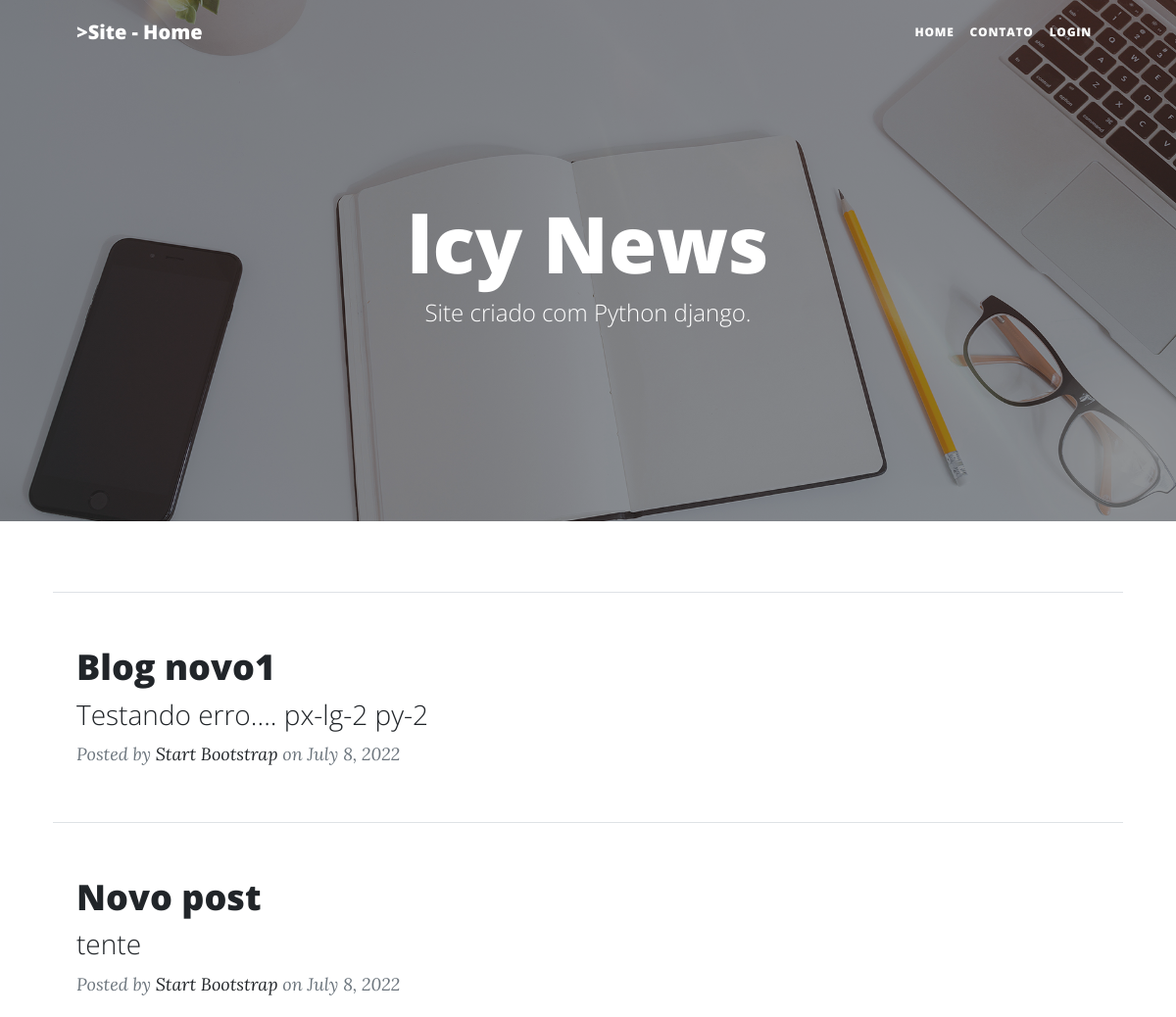
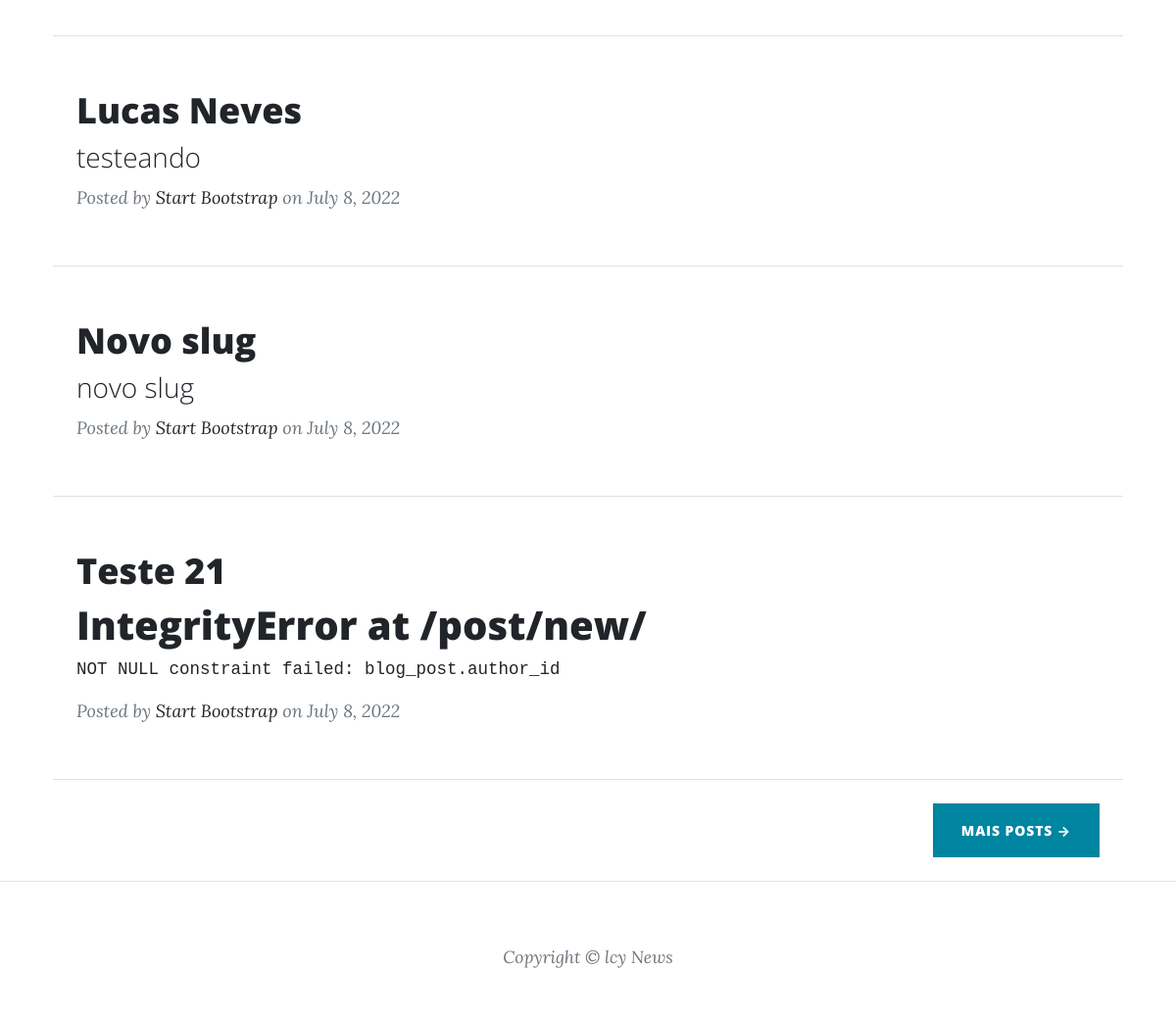
Before: / with the older database file (2 pictures, top to bottom).
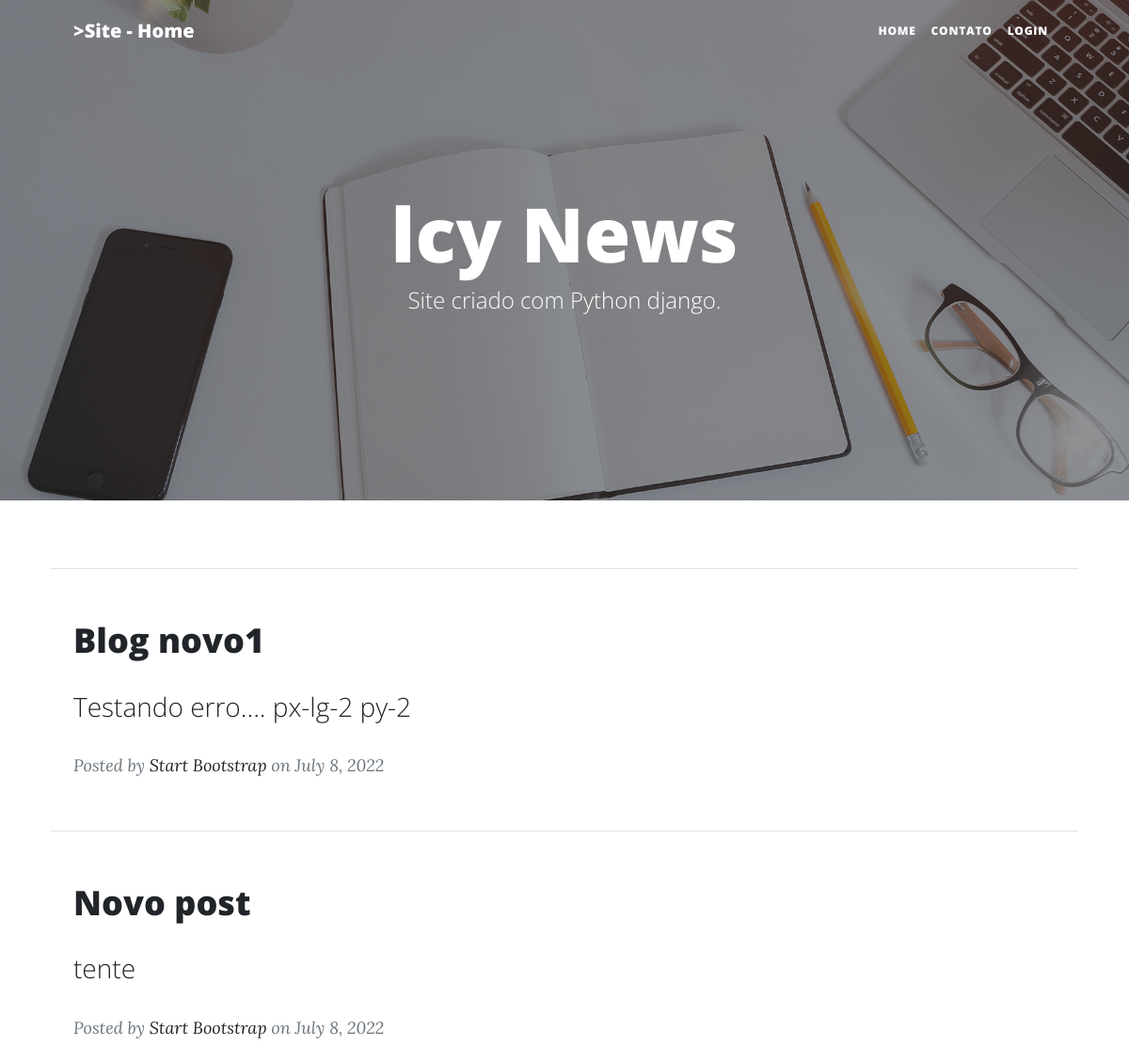
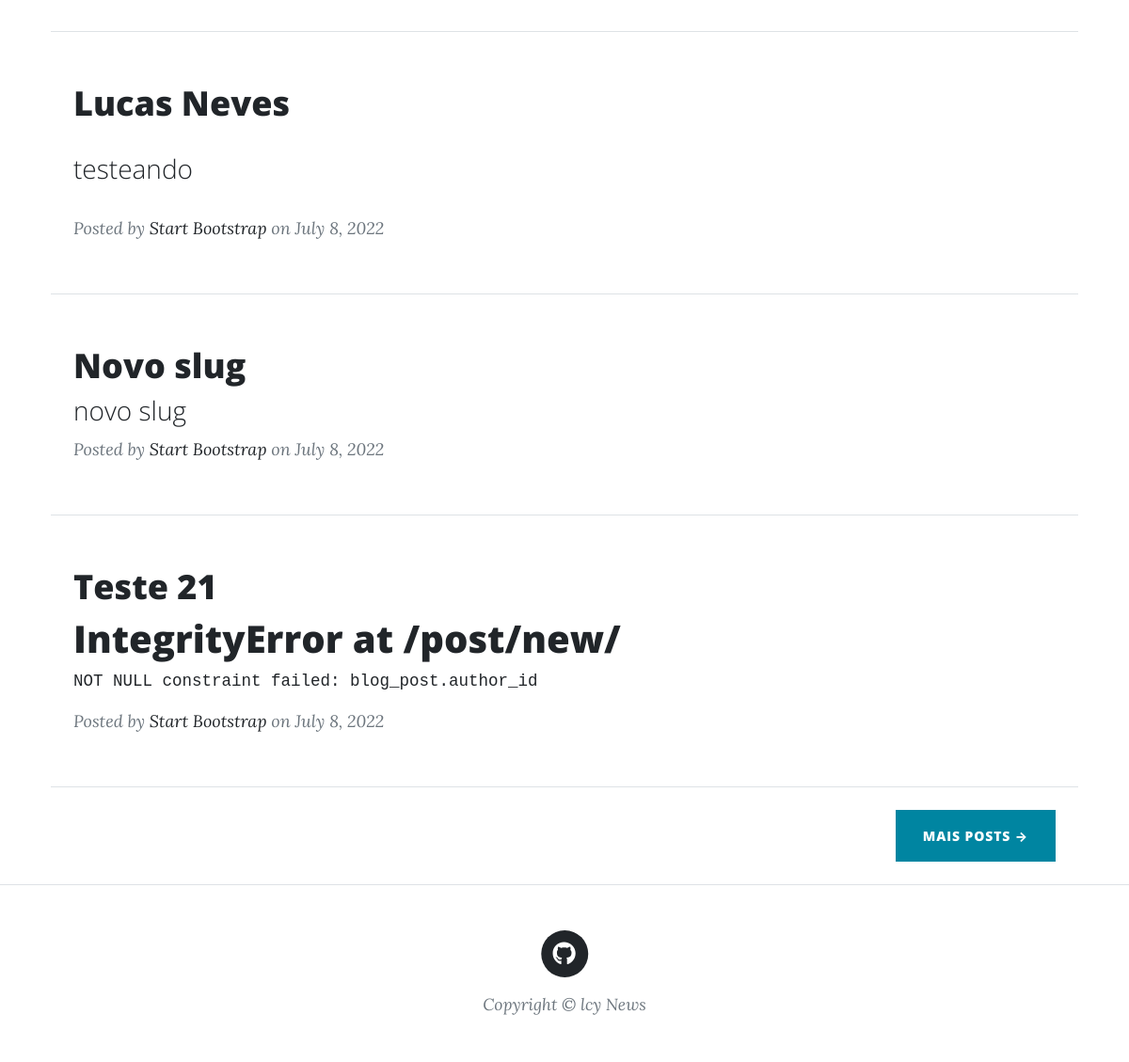
After: the same page with the newer database file (2 pictures, top to bottom).
### blog/models.py (models this page shows, shortened)
class Post(models.Model):
    STATUS = (
        ("rascunho", "Rascunho"),
        ("publicado", "Publicado"),
    )
    title = models.CharField(max_length=250)
    slug = models.SlugField(max_length=250)
    author = models.ForeignKey(User,
                               on_delete=models.CASCADE)
    category = models.ManyToManyField(category, related_name="get_posts")
    image = models.ImageField(upload_to="blog", blank=True, null=True)
    content = RichTextField()
    publicado = models.DateTimeField(default=timezone.now)
    criado = models.DateTimeField(auto_now_add=True)
    alterado = models.DateTimeField(auto_now=True)
    status = models.CharField(max_length=10,
     choices=STATUS,
    default="rascunho")
    objects = models.Manager()
    published = PublishedManager()
    def get_absolute_url(self):
        return reverse("post_detail",args={self.slug})
    class Meta:
        ordering = ('publicado',)

### blog/views.py (the view)
# urls.py: path('', views.BlogListView.as_view(), name='home'),
class BlogListView(ListView):
    model = Post
    template_name = 'blog/home.html'

### social/processors.py (called while the page is built)
def ctx_social(request):
    ctx_dict = {}
    links = Link.objects.all()
    for link in links:
        ctx_dict[link.chave] = link.url
    return ctx_dict

### blog/templates/blog/home.html (shortened to what this page needs)
{% extends 'base.html' %}
{% load static %}
{% block header %}
    <header class="masthead" style="background-image: url({% static 'assets/img/home-bg.jpg' %})">
        <div class="container position-relative px-4 px-lg-5">
            <div class="row gx-4 gx-lg-5 justify-content-center">
                <div class="col-md-10 col-lg-8 col-xl-7">
                    <div class="site-heading">
                        <h1>lcy News</h1>
                        <span class="subheading">Site criado com Python django.</span>
                    </div>
                </div>
            </div>
        </div>
    </header>
{% endblock header %}
{% block content %}
    {% for post in object_list %}
        <hr class="my-4" />
        <div class="post-preview">
            <a href="{{post.get_absolute_url}}">
                <h2 class="post-title">{{ post.title }}</h2>
                <h3 class="post-subtitle">
                    {{ post.content|safe|truncatechars:"120" }}
                </h3>
            </a>
            <p class="post-meta">
                Posted by
                <a href="#!">Start Bootstrap</a>
                on July 8, 2022
            </p>
        </div>
    {% endfor %}
    <hr class="my-4" />
    <div class="d-flex justify-content-end mb-4"><a class="btn btn-primary text-uppercase" href="#!">Mais
            Posts →</a></div>
{% endblock content %}

### template/base.html (shortened to what this page needs)
{% load static %}
<!DOCTYPE html>
<html lang="pt-br">
<head>
    <link href="{% static 'css/styles.css' %}" rel="stylesheet" />
</head>
<body>
    <nav class="navbar navbar-expand-lg navbar-light" id="mainNav">
        <div class="container px-4 px-lg-5">
            <a class="navbar-brand" href="index.html">>Site - Home</a>
            <div class="collapse navbar-collapse" id="navbarResponsive">
                <ul class="navbar-nav ms-auto py-4 py-lg-0">
                    <li class="nav-item"><a class="nav-link px-lg-2 py-2 py-lg-3" href="/">Home</a></li>
                    <li class="nav-item"><a class="nav-link px-lg-2 py-2 py-lg-3" href="contact.html">Contato</a></li>
                    {% if user.is_authenticated %}
                        <li class="nav-item">
                            <a class="nav-link px-lg-2 py-2 py-lg-3" href="{% url 'post_new' %}">+ Nova Postagem no Site</a>
                        </li>
                        <li class="nav-item"><a class="nav-link px-lg-2 py-2 py-lg-3" href="{% url 'logout' %}">logout</a></li>
                    {% else %}
                        <li class="nav-item"><a class="nav-link px-lg-2 py-2 py-lg-3" href="{% url 'login' %}">login</a>
                        </li>
                    {% endif %}
                </ul>
            </div>
        </div>
    </nav>
    {% block header %}{% endblock header %}
    <div class="container px-4 px-lg-5">
        <div class="row gx-4 gx-lg-5 justify-content-center">
            {% block content %} {% endblock content %}
            </div>
        </div>
    <footer class="border-top">
        <div class="container px-4 px-lg-5">
            <div class="row gx-4 gx-lg-5 justify-content-center">
                <div class="col-md-10 col-lg-8 col-xl-7">
                    <ul class="list-inline text-center">
                        {% if Github %}
                        <li class="list-inline-item">
                            <a href="#!">
                                <span class="fa-stack fa-lg">
                                    <i class="fas fa-circle fa-stack-2x"></i>
                                    <i class="fab fa-github fa-stack-1x fa-inverse"></i>
                                </span>
                            </a>
                        </li>
                        {% endif %}
                    </ul>
                    <div class="small text-center text-muted fst-italic">Copyright &copy; lcy News</div>
                </div>
            </div>
        </div>
    </footer>
</body>
</html>

Changed rows visible on the page:
changed Post "Novo post": content "tente" → "<p>tente</p>" (drawn)
changed Post "Lucas Neves": content "testeando" → "<p>testeando</p>" (drawn)
